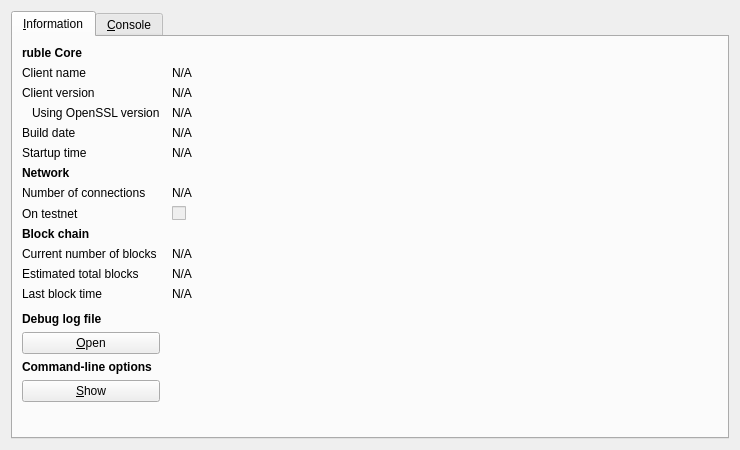
<?xml version="1.0" encoding="UTF-8"?>
<ui version="4.0">
 <class>RPCConsole</class>
 <widget class="QDialog" name="RPCConsole">
  <property name="geometry">
   <rect>
    <x>0</x>
    <y>0</y>
    <width>740</width>
    <height>450</height>
   </rect>
  </property>
  <property name="windowTitle">
   <string>ruble - Debug window</string>
  </property>
  <layout class="QVBoxLayout" name="verticalLayout_2">
   <item>
    <widget class="QTabWidget" name="tabWidget">
     <property name="currentIndex">
      <number>0</number>
     </property>
     <widget class="QWidget" name="tab_info">
      <attribute name="title">
       <string>&amp;Information</string>
      </attribute>
      <layout class="QGridLayout" name="gridLayout" columnstretch="0,1">
       <property name="horizontalSpacing">
        <number>12</number>
       </property>
       <item row="0" column="0">
        <widget class="QLabel" name="label_9">
         <property name="font">
          <font>
           <weight>75</weight>
           <bold>true</bold>
          </font>
         </property>
         <property name="text">
          <string>ruble Core</string>
         </property>
        </widget>
       </item>
       <item row="1" column="0">
        <widget class="QLabel" name="label_5">
         <property name="text">
          <string>Client name</string>
         </property>
        </widget>
       </item>
       <item row="1" column="1">
        <widget class="QLabel" name="clientName">
         <property name="cursor">
          <cursorShape>IBeamCursor</cursorShape>
         </property>
         <property name="text">
          <string>N/A</string>
         </property>
         <property name="textFormat">
          <enum>Qt::PlainText</enum>
         </property>
         <property name="textInteractionFlags">
          <set>Qt::LinksAccessibleByMouse|Qt::TextSelectableByKeyboard|Qt::TextSelectableByMouse</set>
         </property>
        </widget>
       </item>
       <item row="2" column="0">
        <widget class="QLabel" name="label_6">
         <property name="text">
          <string>Client version</string>
         </property>
        </widget>
       </item>
       <item row="2" column="1">
        <widget class="QLabel" name="clientVersion">
         <property name="cursor">
          <cursorShape>IBeamCursor</cursorShape>
         </property>
         <property name="text">
          <string>N/A</string>
         </property>
         <property name="textFormat">
          <enum>Qt::PlainText</enum>
         </property>
         <property name="textInteractionFlags">
          <set>Qt::LinksAccessibleByMouse|Qt::TextSelectableByKeyboard|Qt::TextSelectableByMouse</set>
         </property>
        </widget>
       </item>
       <item row="3" column="0">
        <widget class="QLabel" name="label_14">
         <property name="text">
          <string>Using OpenSSL version</string>
         </property>
         <property name="indent">
          <number>10</number>
         </property>
        </widget>
       </item>
       <item row="3" column="1">
        <widget class="QLabel" name="openSSLVersion">
         <property name="cursor">
          <cursorShape>IBeamCursor</cursorShape>
         </property>
         <property name="text">
          <string>N/A</string>
         </property>
         <property name="textFormat">
          <enum>Qt::PlainText</enum>
         </property>
         <property name="textInteractionFlags">
          <set>Qt::LinksAccessibleByMouse|Qt::TextSelectableByKeyboard|Qt::TextSelectableByMouse</set>
         </property>
        </widget>
       </item>
       <item row="4" column="0">
        <widget class="QLabel" name="label_12">
         <property name="text">
          <string>Build date</string>
         </property>
        </widget>
       </item>
       <item row="4" column="1">
        <widget class="QLabel" name="buildDate">
         <property name="cursor">
          <cursorShape>IBeamCursor</cursorShape>
         </property>
         <property name="text">
          <string>N/A</string>
         </property>
         <property name="textFormat">
          <enum>Qt::PlainText</enum>
         </property>
         <property name="textInteractionFlags">
          <set>Qt::LinksAccessibleByMouse|Qt::TextSelectableByKeyboard|Qt::TextSelectableByMouse</set>
         </property>
        </widget>
       </item>
       <item row="5" column="0">
        <widget class="QLabel" name="label_13">
         <property name="text">
          <string>Startup time</string>
         </property>
        </widget>
       </item>
       <item row="5" column="1">
        <widget class="QLabel" name="startupTime">
         <property name="cursor">
          <cursorShape>IBeamCursor</cursorShape>
         </property>
         <property name="text">
          <string>N/A</string>
         </property>
         <property name="textFormat">
          <enum>Qt::PlainText</enum>
         </property>
         <property name="textInteractionFlags">
          <set>Qt::LinksAccessibleByMouse|Qt::TextSelectableByKeyboard|Qt::TextSelectableByMouse</set>
         </property>
        </widget>
       </item>
       <item row="6" column="0">
        <widget class="QLabel" name="label_11">
         <property name="font">
          <font>
           <weight>75</weight>
           <bold>true</bold>
          </font>
         </property>
         <property name="text">
          <string>Network</string>
         </property>
        </widget>
       </item>
       <item row="7" column="0">
        <widget class="QLabel" name="label_7">
         <property name="text">
          <string>Number of connections</string>
         </property>
        </widget>
       </item>
       <item row="7" column="1">
        <widget class="QLabel" name="numberOfConnections">
         <property name="cursor">
          <cursorShape>IBeamCursor</cursorShape>
         </property>
         <property name="text">
          <string>N/A</string>
         </property>
         <property name="textFormat">
          <enum>Qt::PlainText</enum>
         </property>
         <property name="textInteractionFlags">
          <set>Qt::LinksAccessibleByMouse|Qt::TextSelectableByKeyboard|Qt::TextSelectableByMouse</set>
         </property>
        </widget>
       </item>
       <item row="8" column="0">
        <widget class="QLabel" name="label_8">
         <property name="text">
          <string>On testnet</string>
         </property>
        </widget>
       </item>
       <item row="8" column="1">
        <widget class="QCheckBox" name="isTestNet">
         <property name="enabled">
          <bool>false</bool>
         </property>
         <property name="text">
          <string/>
         </property>
        </widget>
       </item>
       <item row="9" column="0">
        <widget class="QLabel" name="label_10">
         <property name="font">
          <font>
           <weight>75</weight>
           <bold>true</bold>
          </font>
         </property>
         <property name="text">
          <string>Block chain</string>
         </property>
        </widget>
       </item>
       <item row="10" column="0">
        <widget class="QLabel" name="label_3">
         <property name="text">
          <string>Current number of blocks</string>
         </property>
        </widget>
       </item>
       <item row="10" column="1">
        <widget class="QLabel" name="numberOfBlocks">
         <property name="cursor">
          <cursorShape>IBeamCursor</cursorShape>
         </property>
         <property name="text">
          <string>N/A</string>
         </property>
         <property name="textFormat">
          <enum>Qt::PlainText</enum>
         </property>
         <property name="textInteractionFlags">
          <set>Qt::LinksAccessibleByMouse|Qt::TextSelectableByKeyboard|Qt::TextSelectableByMouse</set>
         </property>
        </widget>
       </item>
       <item row="11" column="0">
        <widget class="QLabel" name="label_4">
         <property name="text">
          <string>Estimated total blocks</string>
         </property>
        </widget>
       </item>
       <item row="11" column="1">
        <widget class="QLabel" name="totalBlocks">
         <property name="cursor">
          <cursorShape>IBeamCursor</cursorShape>
         </property>
         <property name="text">
          <string>N/A</string>
         </property>
         <property name="textFormat">
          <enum>Qt::PlainText</enum>
         </property>
         <property name="textInteractionFlags">
          <set>Qt::LinksAccessibleByMouse|Qt::TextSelectableByKeyboard|Qt::TextSelectableByMouse</set>
         </property>
        </widget>
       </item>
       <item row="12" column="0">
        <widget class="QLabel" name="label_2">
         <property name="text">
          <string>Last block time</string>
         </property>
        </widget>
       </item>
       <item row="12" column="1">
        <widget class="QLabel" name="lastBlockTime">
         <property name="cursor">
          <cursorShape>IBeamCursor</cursorShape>
         </property>
         <property name="text">
          <string>N/A</string>
         </property>
         <property name="textFormat">
          <enum>Qt::PlainText</enum>
         </property>
         <property name="textInteractionFlags">
          <set>Qt::LinksAccessibleByMouse|Qt::TextSelectableByKeyboard|Qt::TextSelectableByMouse</set>
         </property>
        </widget>
       </item>
       <item row="13" column="0">
        <spacer name="verticalSpacer_2">
         <property name="orientation">
          <enum>Qt::Vertical</enum>
         </property>
         <property name="sizeHint" stdset="0">
          <size>
           <width>20</width>
           <height>20</height>
          </size>
         </property>
        </spacer>
       </item>
       <item row="14" column="0">
        <widget class="QLabel" name="labelDebugLogfile">
         <property name="font">
          <font>
           <weight>75</weight>
           <bold>true</bold>
          </font>
         </property>
         <property name="text">
          <string>Debug log file</string>
         </property>
        </widget>
       </item>
       <item row="15" column="0">
        <widget class="QPushButton" name="openDebugLogfileButton">
         <property name="toolTip">
          <string>Open the ruble debug log file from the current data directory. This can take a few seconds for large log files.</string>
         </property>
         <property name="text">
          <string>&amp;Open</string>
         </property>
         <property name="autoDefault">
          <bool>false</bool>
         </property>
        </widget>
       </item>
       <item row="16" column="0">
        <widget class="QLabel" name="labelCLOptions">
         <property name="font">
          <font>
           <weight>75</weight>
           <bold>true</bold>
          </font>
         </property>
         <property name="text">
          <string>Command-line options</string>
         </property>
        </widget>
       </item>
       <item row="17" column="0">
        <widget class="QPushButton" name="showCLOptionsButton">
         <property name="toolTip">
          <string>Show the ruble-Qt help message to get a list with possible ruble command-line options.</string>
         </property>
         <property name="text">
          <string>&amp;Show</string>
         </property>
         <property name="autoDefault">
          <bool>false</bool>
         </property>
        </widget>
       </item>
       <item row="18" column="0">
        <spacer name="verticalSpacer">
         <property name="orientation">
          <enum>Qt::Vertical</enum>
         </property>
         <property name="sizeHint" stdset="0">
          <size>
           <width>20</width>
           <height>40</height>
          </size>
         </property>
        </spacer>
       </item>
      </layout>
     </widget>
     <widget class="QWidget" name="tab_console">
      <attribute name="title">
       <string>&amp;Console</string>
      </attribute>
      <layout class="QVBoxLayout" name="verticalLayout_3">
       <property name="spacing">
        <number>3</number>
       </property>
       <item>
        <widget class="QTextEdit" name="messagesWidget">
         <property name="minimumSize">
          <size>
           <width>0</width>
           <height>100</height>
          </size>
         </property>
         <property name="readOnly">
          <bool>true</bool>
         </property>
         <property name="tabKeyNavigation" stdset="0">
          <bool>false</bool>
         </property>
         <property name="columnCount" stdset="0">
          <number>2</number>
         </property>
        </widget>
       </item>
       <item>
        <layout class="QHBoxLayout" name="horizontalLayout">
         <property name="spacing">
          <number>3</number>
         </property>
         <item>
          <widget class="QLabel" name="label">
           <property name="text">
            <string notr="true">&gt;</string>
           </property>
          </widget>
         </item>
         <item>
          <widget class="QLineEdit" name="lineEdit"/>
         </item>
         <item>
          <widget class="QPushButton" name="clearButton">
           <property name="maximumSize">
            <size>
             <width>24</width>
             <height>24</height>
            </size>
           </property>
           <property name="toolTip">
            <string>Clear console</string>
           </property>
           <property name="text">
            <string/>
           </property>
           <property name="icon">
            <iconset resource="../bitcoin.qrc">
             <normaloff>:/icons/remove</normaloff>:/icons/remove</iconset>
           </property>
           <property name="shortcut">
            <string notr="true">Ctrl+L</string>
           </property>
           <property name="autoDefault">
            <bool>false</bool>
           </property>
          </widget>
         </item>
        </layout>
       </item>
      </layout>
     </widget>
    </widget>
   </item>
  </layout>
 </widget>
 <resources>
  <include location="../bitcoin.qrc"/>
 </resources>
 <connections/>
</ui>
